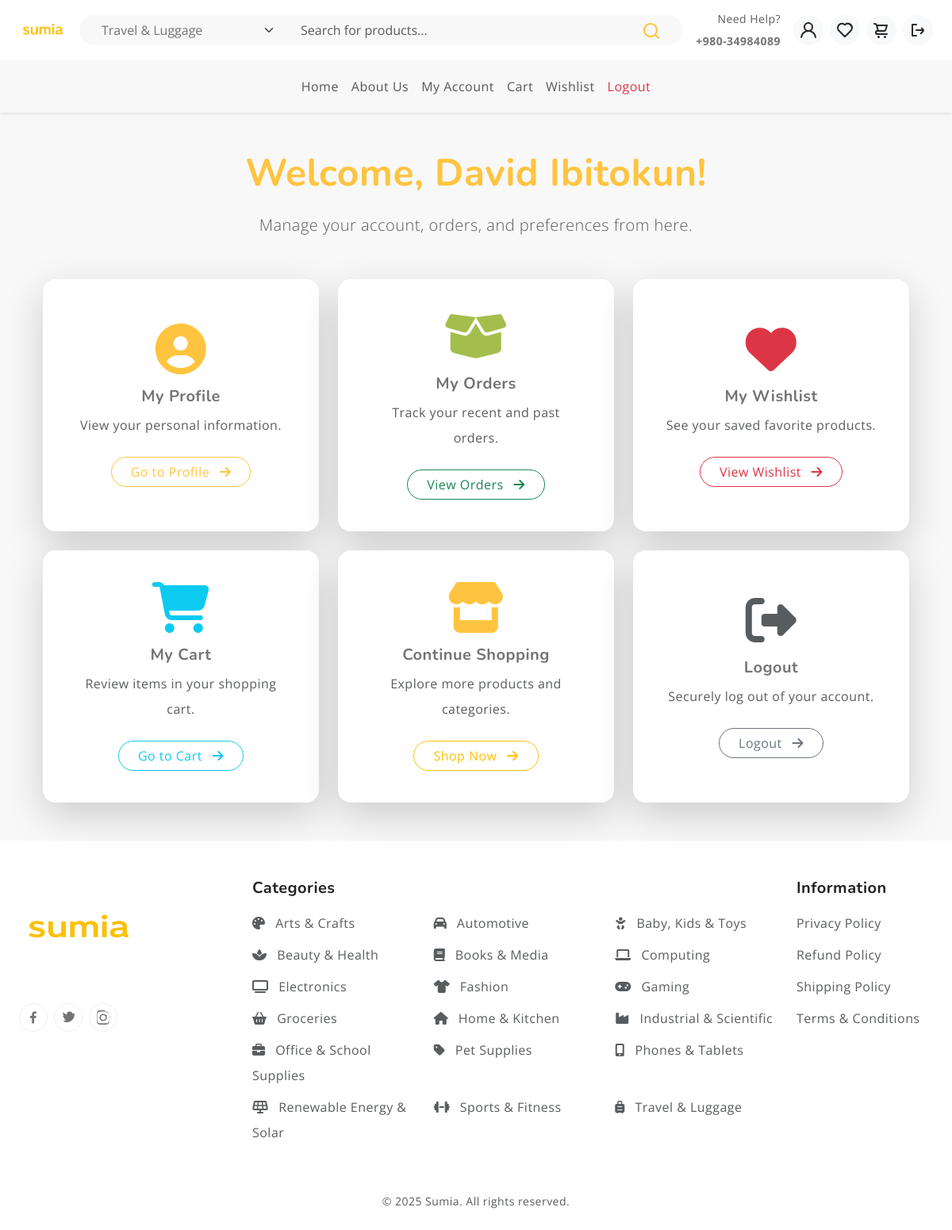
The app's page /auth/dashboard/user/ (signed in) with its own data.
### authentications/models.py (models this page shows, shortened)
class UsersRegistration(AbstractUser):
    ACCOUNT_CHOICES = [
        ('user', 'User'),
        ('vendor', 'Vendor'),
    ]
    account_type = models.CharField(
        max_length=10,
        choices=ACCOUNT_CHOICES,
        default='user',
        verbose_name='Account Type'
    )
    agreed_to_terms = models.BooleanField(
        default=False, # It's good practice to have a default value
        verbose_name='Agreed to Terms and Conditions'
    )
    class Meta:
        verbose_name = 'User Registration'
        verbose_name_plural = 'Users Registrations'

### pages/models.py (models this page shows, shortened)
class Category(models.Model):
    name = models.CharField(max_length=100, unique=True)
    slug = models.SlugField(max_length=100, unique=True, blank=True)
    parent = models.ForeignKey(
        'self',
        on_delete=models.SET_NULL,
        null=True,
        blank=True,
        related_name='subcategories'
    )
    description = models.TextField(blank=True)
    is_active = models.BooleanField(default=True)
    created_at = models.DateTimeField(auto_now_add=True)
    updated_at = models.DateTimeField(auto_now=True)
    icon = models.CharField(
        max_length=50,
        blank=True,
        null=True,
        help_text="Font Awesome 6 icon class (e.g., 'fa-solid fa-laptop'). Auto-assigned if empty."
    )
    class Meta:
        verbose_name_plural = 'Categories'
        ordering = ['name']
    CATEGORY_ICON_MAP = {
        'phones': 'fa-solid fa-mobile-alt', 'tablets': 'fa-solid fa-tablet-alt',
        'electronics': 'fa-solid fa-tv', 'computing': 'fa-solid fa-laptop',
        'laptops': 'fa-solid fa-laptop', 'desktops': 'fa-solid fa-desktop',
        'fashion': 'fa-solid fa-shirt', 'clothing': 'fa-solid fa-shirt',
        'shoes': 'fa-solid fa-shoe-prints', 'beauty': 'fa-solid fa-spa',
        'health': 'fa-solid fa-heart-pulse', 'home': 'fa-solid fa-house',
        'kitchen': 'fa-solid fa-blender', 'baby': 'fa-solid fa-baby',
        'kids': 'fa-solid fa-child', 'toys': 'fa-solid fa-robot',
        'sports': 'fa-solid fa-dumbbell', 'fitness': 'fa-solid fa-running',
        'automotive': 'fa-solid fa-car', 'motorcycles': 'fa-solid fa-motorcycle',
        'books': 'fa-solid fa-book', 'media': 'fa-solid fa-compact-disc',
        'gaming': 'fa-solid fa-gamepad', 'groceries': 'fa-solid fa-basket-shopping',
        'food': 'fa-solid fa-apple-whole', 'office': 'fa-solid fa-briefcase',
        'school': 'fa-solid fa-pencil-alt', 'arts': 'fa-solid fa-palette',
        'crafts': 'fa-solid fa-scissors', 'travel': 'fa-solid fa-suitcase-rolling',
        'luggage': 'fa-solid fa-suitcase', 'pets': 'fa-solid fa-paw',
        'industrial': 'fa-solid fa-industry', 'scientific': 'fa-solid fa-flask',
        'renewable': 'fa-solid fa-solar-panel', 'solar': 'fa-solid fa-sun',
        'power': 'fa-solid fa-bolt', 'smartphones': 'fa-solid fa-mobile-alt',
        'tablets': 'fa-solid fa-tablet-alt', 'televisions': 'fa-solid fa-tv',
        'cameras': 'fa-solid fa-camera', 'printers': 'fa-solid fa-print',
        'fragrances': 'fa-solid fa-spray-can', 'skincare': 'fa-solid fa-face-mask',
        'cookware': 'fa-solid fa-utensils', 'appliances': 'fa-solid fa-fan',
        'diapers': 'fa-solid fa-baby-carriage', 'strollers': 'fa-solid fa-baby-carriage',
        'consoles': 'fa-solid fa-gamepad', 'stationery': 'fa-solid fa-pen-fancy',
        'suitcases': 'fa-solid fa-suitcase-rolling', 'dog food': 'fa-solid fa-dog',
        'cat food': 'fa-solid fa-cat', 'test instruments': 'fa-solid fa-microscope',
        'power tools': 'fa-solid fa-screwdriver-wrench', 'inverters': 'fa-solid fa-charging-station',
        'batteries': 'fa-solid fa-battery-full',
    }
    DEFAULT_ICON = 'fa-solid fa-tag' # Fallback icon

### authentications/views.py (the view)
# urls.py: path('dashboard/user/', user_dashboard, name='user_dashboard'),
@login_required
def user_dashboard(request):
    if request.user.account_type != 'user':
        messages.warning(request, "You do not have permission to view this page.")
        return redirect('vendor_dashboard')
    return render(request, 'user_dashboard.html')

### templates/user_dashboard.html (shortened to what this page needs)
{% extends 'base.html' %}
{% load static %}
{% block content %}
<section class="py-5 bg-light">
    <div class="container">
        <div class="text-center mb-5">
            <h2 class="fw-bold text-primary display-5 mb-3">Welcome, {{ user.first_name|default:"User" }} {{ user.last_name|default:"User" }}!</h2>
            <p class="lead text-muted">Manage your account, orders, and preferences from here.</p>
        </div>
        <div class="row g-4">
            <div class="col-md-6 col-lg-4">
                <div class="card h-100 shadow-lg border-0 rounded-4 text-center p-4">
                    <div class="card-body d-flex flex-column align-items-center justify-content-center">
                        <i class="fas fa-user-circle text-primary mb-3" style="font-size: 4rem;"></i>
                        <h5 class="card-title fw-bold mb-2">My Profile</h5>
                        <p class="card-text text-muted mb-4">View your personal information.</p>
                        <a href="{% url 'myProfile' %}" class="btn btn-outline-primary rounded-pill px-4">
                            Go to Profile <i class="fas fa-arrow-right ms-2"></i>
                        </a>
                    </div>
                </div>
            </div>
            <div class="col-md-6 col-lg-4">
                <div class="card h-100 shadow-lg border-0 rounded-4 text-center p-4">
                    <div class="card-body d-flex flex-column align-items-center justify-content-center">
                        <i class="fas fa-box-open text-success mb-3" style="font-size: 4rem;"></i>
                        <h5 class="card-title fw-bold mb-2">My Orders</h5>
                        <p class="card-text text-muted mb-4">Track your recent and past orders.</p>
                        <a href="{% url 'recent_order' %}" class="btn btn-outline-success rounded-pill px-4">
                            View Orders <i class="fas fa-arrow-right ms-2"></i>
                        </a>
                    </div>
                </div>
            </div>
            <div class="col-md-6 col-lg-4">
                <div class="card h-100 shadow-lg border-0 rounded-4 text-center p-4">
                    <div class="card-body d-flex flex-column align-items-center justify-content-center">
                        <i class="fas fa-heart mb-3" style="font-size: 4rem; color: #dc3545;"></i>
                        <h5 class="card-title fw-bold mb-2">My Wishlist</h5>
                        <p class="card-text text-muted mb-4">See your saved favorite products.</p>
                        <a href="{% url 'wishlist' %}" class="btn btn-outline-danger rounded-pill px-4">
                            View Wishlist <i class="fas fa-arrow-right ms-2"></i>
                        </a>
                    </div>
                </div>
            </div>
            <div class="col-md-6 col-lg-4">
                <div class="card h-100 shadow-lg border-0 rounded-4 text-center p-4">
                    <div class="card-body d-flex flex-column align-items-center justify-content-center">
                        <i class="fas fa-shopping-cart mb-3" style="font-size: 4rem; color: #0dcaf0;"></i>
                        <h5 class="card-title fw-bold mb-2">My Cart</h5>
                        <p class="card-text text-muted mb-4">Review items in your shopping cart.</p>
                        <a href="{% url 'cart' %}" class="btn btn-outline-info rounded-pill px-4">
                            Go to Cart <i class="fas fa-arrow-right ms-2"></i>
                        </a>
                    </div>
                </div>
            </div>
            <div class="col-md-6 col-lg-4">
                <div class="card h-100 shadow-lg border-0 rounded-4 text-center p-4">
                    <div class="card-body d-flex flex-column align-items-center justify-content-center">
                        <i class="fas fa-store text-primary mb-3" style="font-size: 4rem;"></i>
                        <h5 class="card-title fw-bold mb-2">Continue Shopping</h5>
                        <p class="card-text text-muted mb-4">Explore more products and categories.</p>
                        <a href="{% url 'home' %}" class="btn btn-outline-warning rounded-pill px-4">
                            Shop Now <i class="fas fa-arrow-right ms-2"></i>
                        </a>
                    </div>
                </div>
            </div>
            <div class="col-md-6 col-lg-4">
                <div class="card h-100 shadow-lg border-0 rounded-4 text-center p-4">
                    <div class="card-body d-flex flex-column align-items-center justify-content-center">
                        <i class="fas fa-sign-out-alt text-muted mb-3" style="font-size: 4rem;"></i>
                        <h5 class="card-title fw-bold mb-2">Logout</h5>
                        <p class="card-text text-muted mb-4">Securely log out of your account.</p>
                        <a href="{% url 'logout' %}" class="btn btn-outline-secondary rounded-pill px-4">
                            Logout <i class="fas fa-arrow-right ms-2"></i>
                        </a>
                    </div>
                </div>
            </div>
        </div>
    </div>
</section>
{% endblock %}

### templates/base.html (shortened to what this page needs)
<!DOCTYPE html>
<html lang="en">
<head>
  {% load static %}
  <link rel="stylesheet" href="https://cdnjs.cloudflare.com/ajax/libs/font-awesome/6.5.2/css/all.min.css"
 />
  <link rel="stylesheet" href="https://cdn.jsdelivr.net/npm/swiper@9/swiper-bundle.min.css">
  <link href="https://cdn.jsdelivr.net/npm/bootstrap@5.3.0-alpha3/dist/css/bootstrap.min.css" rel="stylesheet"
>
  <link rel="stylesheet" type="text/css" href="{% static 'css/vendor.css' %}">
  <link rel="stylesheet" type="text/css" href="{% static 'style.css' %}">
</head>
<body>
<header class="sticky-top bg-white shadow-sm border-bottom">
  <div class="container-fluid py-2">
    <div class="row align-items-center g-3">
      <div class="col-auto">
        <a href="{% url 'home' %}">
          <img src="{% static 'images/sumia.png' %}" alt="Sumia Logo" class="img-fluid" style="height: 60px;">
        </a>
      </div>
      <div class="col d-none d-lg-block">
        <form class="d-flex align-items-center bg-light rounded-pill px-3" action="{% url 'search' %}" method="GET">
          <select name="category" class="form-select border-0 bg-transparent w-auto me-2">
            {% for parent in top_level_categories %}
              <option value="{{ parent.id }}" {% if request.GET.category|add:'' == parent.id|add:'' %}selected{% endif %}>
                {{ parent.name }}
              </option>
            {% endfor %}
          </select>
          <input type="text" name="q" class="form-control border-0 bg-transparent"
                     placeholder="Search for products..." value="{{ request.GET.q|default:'' }}">
          <button type="submit" class="btn border-0 bg-transparent text-primary">
            <svg width="24" height="24"><use xlink:href="#search"></use></svg>
          </button>
        </form>
      </div>
      <div class="col-auto ms-auto d-flex align-items-center gap-3">
        <div class="d-none d-xl-block text-end small">
          <div class="text-muted">Need Help?</div>
          <div class="fw-bold">+980-34984089</div>
        </div>
        <ul class="list-unstyled d-flex m-0 gap-2 align-items-center">
          <li>
            <a href="{% if user.is_authenticated %}
                         {% if user.account_type == 'user' %}{% url 'user_dashboard' %}
                         {% elif user.account_type == 'vendor' %}{% url 'vendor_dashboard' %}
                         {% else %}{% url 'login' %}{% endif %}
                       {% else %}
                         {% url 'login' %}
                       {% endif %}"
               class="icon-btn">
              <svg width="24" height="24"><use xlink:href="#user"></use></svg>
            </a>
          </li>
          <li><a href="{% url 'wishlist' %}" class="icon-btn"><svg width="24" height="24"><use xlink:href="#heart"></use></svg></a></li>
          <li><a href="{% url 'cart' %}" class="icon-btn"><svg width="24" height="24"><use xlink:href="#cart"></use></svg></a></li>
          {% if user.is_authenticated %}
          <li><a href="{% url 'logout' %}" class="icon-btn" title="Logout"><svg width="24" height="24"><use xlink:href="#box-arrow-right"></use></svg></a></li>
          {% endif %}
        </ul>
      </div>
    </div>
  </div>
  <nav class="bg-light border-top">
    <div class="container">
      <div class="navbar navbar-expand-lg navbar-light">
        <div class="collapse navbar-collapse justify-content-center" id="mainNavbar">
          <ul class="navbar-nav mb-2 mb-lg-0">
            <li class="nav-item"><a href="{% url 'home' %}" class="nav-link">Home</a></li>
            <li class="nav-item"><a href="{% url 'about' %}" class="nav-link">About Us</a></li>
            {% if request.user.is_authenticated %}
              <li class="nav-item"><a href="{% if request.user.account_type == 'user' %}{% url 'user_dashboard' %}
                                             {% elif request.user.account_type == 'vendor' %}{% url 'vendor_dashboard' %}
                                             {% else %}{% url 'login' %}{% endif %}" class="nav-link">My Account</a></li>
              <li class="nav-item"><a href="{% url 'cart' %}" class="nav-link">Cart</a></li>
              <li class="nav-item"><a href="{% url 'wishlist' %}" class="nav-link">Wishlist</a></li>
              <li class="nav-item"><a href="{% url 'logout' %}" class="nav-link text-danger">Logout</a></li>
            {% else %}
              <li class="nav-item"><a href="{% url 'login' %}" class="nav-link">Login</a></li>
              <li class="nav-item"><a href="{% url 'register' %}" class="nav-link">Register</a></li>
            {% endif %}
          </ul>
        </div>
      </div>
    </div>
  </nav>
</header>
  {% block content %}
  {% endblock %}
<footer class="text-light pt-5 pb-4">
  <div class="container-fluid">
    <div class="row gy-4">
      <div class="col-lg-3 col-md-6">
                    <a href="{% url 'home' %}">
              <img src="{% static 'images/sumia.png' %}" style="width: 150px; height: 125px; margin-bottom: 2rem;" alt="logo"
                class="img-fluid">
            </a>
          <div class="d-flex gap-2">
          <a href="#" class="btn btn-outline-light rounded-circle p-2 d-flex align-items-center justify-content-center">
            <svg xmlns="http://www.w3.org/2000/svg" width="18" height="18" viewBox="0 0 24 24">
              <path fill="currentColor"
                d="M15.12 5.32H17V2.14A26.11 26.11 0 0 0 14.26 2c-2.72 0-4.58 1.66-4.58 4.7v2.62H6.61v3.56h3.07V22h3.68v-9.12h3.06l.46-3.56h-3.52V7.05c0-1.05.28-1.73 1.76-1.73Z" />
            </svg>
          </a>
          <a href="#" class="btn btn-outline-light rounded-circle p-2 d-flex align-items-center justify-content-center">
          </a>
          <a href="#" class="btn btn-outline-light rounded-circle p-2 d-flex align-items-center justify-content-center">
          </a>
        </div>
      </div>
      <div class="col-lg-7 col-md-12">
        <h5 class="fw-bold mb-3">Categories</h5>
        <div class="row">
          {% for parent in top_level_categories %}
          <div class="col-6 col-sm-4 mb-2">
            <a href="{% url 'category_detail' parent.slug %}" class="text-muted text-decoration-none">
              {% if parent.icon %}<i class="{{ parent.icon }} me-2"></i>{% endif %}
              {{ parent.name }}
            </a>
          </div>
          {% endfor %}
        </div>
      </div>
      <div class="" style="width: fit-content;">
        <div>
        <h5 class="fw-bold mb-3">Information</h5>
        <ul class="list-unstyled">
          <li><a href="#" class="text-muted text-decoration-none d-block mb-2">Privacy Policy</a></li>
          <li><a href="#" class="text-muted text-decoration-none d-block mb-2">Refund Policy</a></li>
          <li><a href="#" class="text-muted text-decoration-none d-block mb-2">Shipping Policy</a></li>
          <li><a href="#" class="text-muted text-decoration-none d-block mb-2">Terms & Conditions</a></li>
        </ul></div>
        </div>
    </div>
    <hr class="border-secondary my-4">
    <div class="text-center text-muted small">
      &copy; 2025 Sumia. All rights reserved.
    </div>
  </div>
</footer>
</body>
</html>

### records on screen
UsersRegistration: first_name "David", last_name "Ibitokun"
Category: name "Arts & Crafts"
Category: name "Automotive"
Category: name "Baby, Kids & Toys"
Category: name "Beauty & Health"
Category: name "Books & Media"
Category: name "Computing"
Category: name "Electronics"
Category: name "Fashion"
Category: name "Gaming"
Category: name "Groceries"
Category: name "Home & Kitchen"
Category: name "Industrial & Scientific"
Category: name "Office & School Supplies"
Category: name "Pet Supplies"
Category: name "Phones & Tablets"
Category: name "Renewable Energy & Solar"
Category: name "Sports & Fitness"
Category: name "Travel & Luggage"

### other values on screen
form field category "Travel & Luggage"
